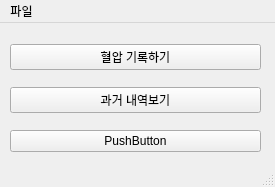
<?xml version="1.0" encoding="UTF-8"?>
<ui version="4.0">
 <class>MainWindow</class>
 <widget class="QMainWindow" name="MainWindow">
  <property name="enabled">
   <bool>true</bool>
  </property>
  <property name="geometry">
   <rect>
    <x>0</x>
    <y>0</y>
    <width>275</width>
    <height>187</height>
   </rect>
  </property>
  <property name="windowTitle">
   <string>혈압관리</string>
  </property>
  <property name="unifiedTitleAndToolBarOnMac">
   <bool>false</bool>
  </property>
  <widget class="QWidget" name="centralwidget">
   <widget class="QWidget" name="verticalLayoutWidget">
    <property name="geometry">
     <rect>
      <x>10</x>
      <y>10</y>
      <width>251</width>
      <height>133</height>
     </rect>
    </property>
    <layout class="QVBoxLayout" name="verticalLayout">
     <property name="spacing">
      <number>6</number>
     </property>
     <item>
      <widget class="QPushButton" name="pushButton">
       <property name="text">
        <string>혈압 기록하기</string>
       </property>
      </widget>
     </item>
     <item>
      <widget class="QPushButton" name="pushButton_2">
       <property name="enabled">
        <bool>true</bool>
       </property>
       <property name="text">
        <string>과거 내역보기</string>
       </property>
      </widget>
     </item>
     <item>
      <widget class="QPushButton" name="pushButton_3">
       <property name="text">
        <string>PushButton</string>
       </property>
      </widget>
     </item>
    </layout>
   </widget>
  </widget>
  <widget class="QMenuBar" name="menubar">
   <property name="geometry">
    <rect>
     <x>0</x>
     <y>0</y>
     <width>275</width>
     <height>21</height>
    </rect>
   </property>
   <widget class="QMenu" name="menu">
    <property name="title">
     <string>파일</string>
    </property>
   </widget>
   <addaction name="menu"/>
  </widget>
  <widget class="QStatusBar" name="statusbar">
   <property name="autoFillBackground">
    <bool>false</bool>
   </property>
  </widget>
 </widget>
 <resources/>
 <connections/>
</ui>
